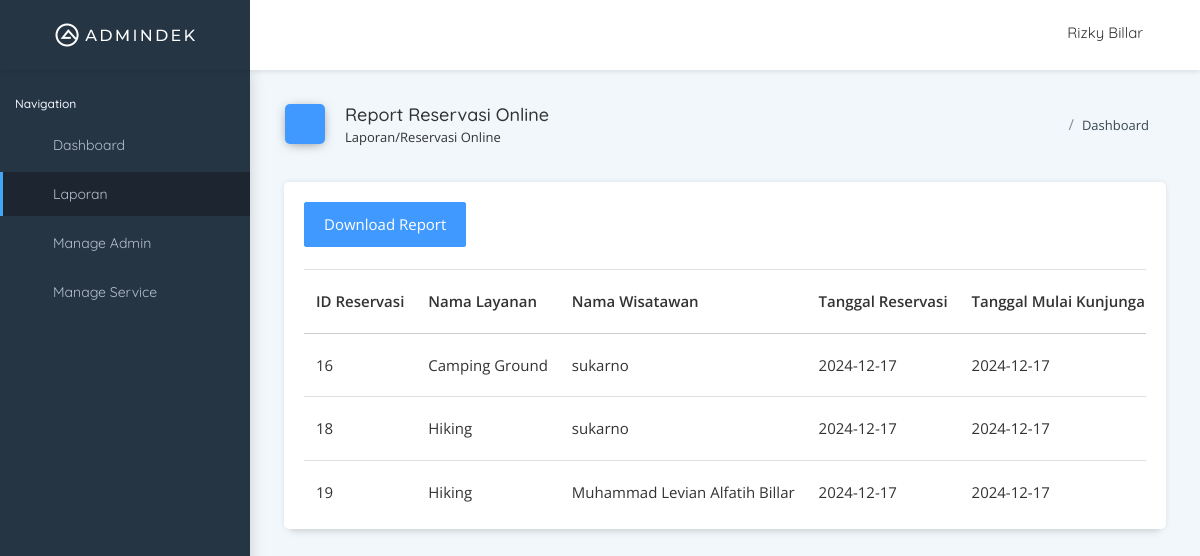
The page /campground/crm/manager/reservasionline.php (signed in) on the database its author committed.
### tables this page shows
CREATE TABLE `tb_manager` (
  `id_manager` int(11) NOT NULL,
  `name_manager` varchar(50) NOT NULL,
  `email_manager` varchar(50) NOT NULL,
  `phone_number_manager` varchar(15) NOT NULL,
  `password_manager` text NOT NULL
);

CREATE TABLE `tb_reservation` (
  `id_reservation` int(11) NOT NULL,
  `id_tourist` int(11) NOT NULL,
  `id_services` int(11) NOT NULL,
  `reservation_date` date NOT NULL,
  `visit_start_date` date NOT NULL,
  `visit_end_date` date NOT NULL,
  `payment_picture` text NOT NULL,
  `id_status` int(10) NOT NULL,
  `is_tools` tinyint(1) NOT NULL,
  `price` int(11) NOT NULL
);

CREATE TABLE `tb_services` (
  `id_services` int(11) NOT NULL,
  `name_services` varchar(50) NOT NULL,
  `desc_services` text NOT NULL,
  `price_services` float NOT NULL
);

CREATE TABLE `tb_tourist` (
  `id_tourist` int(11) NOT NULL,
  `name_tourist` varchar(50) NOT NULL,
  `email_tourist` varchar(50) NOT NULL,
  `phone_number_tourist` varchar(15) NOT NULL,
  `password_tourist` text NOT NULL
);

### campground/crm/manager/reservasionline.php (the view, shortened to what this page needs)
<?php
include '../db_connection.php';
$user_id = $_SESSION['user_id'];
$query = "SELECT name_manager FROM tb_manager WHERE id_manager = ?";
$stmt = $conn->prepare($query);
$stmt->bind_param("i", $user_id);
$stmt->execute();
$result = $stmt->get_result();
if ($result->num_rows > 0) {
    $user = $result->fetch_assoc();
    $username = $user['name_manager'];
} else {
    $username = "User not found";
}
$query_reservations = "
    SELECT
        tbrsv.id_reservation,
        tbs.name_services,
        tbtrst.name_tourist,
        tbrsv.reservation_date,
        tbrsv.visit_start_date,
        tbrsv.visit_end_date
    FROM
        tb_reservation tbrsv
    JOIN
        tb_tourist tbtrst ON tbtrst.id_tourist = tbrsv.id_tourist
    JOIN
        tb_services tbs ON tbs.id_services = tbrsv.id_services
    GROUP BY
        tbrsv.id_reservation ASC;
";
$result_reservations = $conn->query($query_reservations);
?>
<!DOCTYPE html>
<html lang="en">
<head>
    <link rel="stylesheet" type="text/css" href="css/bootstrap.min.css">
    <link rel="stylesheet" href="css/waves.min.css" type="text/css" media="all">
    <link rel="stylesheet" type="text/css" href="css/feather.css">
    <link rel="stylesheet" type="text/css" href="css/font-awesome-n.min.css">
    <link rel="stylesheet" href="css/chartist.css" type="text/css" media="all">
    <link rel="stylesheet" type="text/css" href="css/style.css">
    <link rel="stylesheet" type="text/css" href="css/widget.css">
</head>
<body>
    <div id="pcoded" class="pcoded">
        <div class="pcoded-container navbar-wrapper">
            <nav class="navbar header-navbar pcoded-header">
                <div class="navbar-wrapper">
                    <div class="navbar-logo">
                        <a href="index.php">
                            <img class="img-fluid" src="png/logo.png" alt="Theme-Logo" />
                        </a>
                        <a class="mobile-menu" id="mobile-collapse" href="#!">
                            <i class="feather icon-menu icon-toggle-right"></i>
                        </a>
                    </div>
                    <div class="navbar-container container-fluid">
                        <ul class="nav-left">
                            <li>
                                <a href="#!"
                                    onclick="if (!window.__cfRLUnblockHandlers) return false; javascript:toggleFullScreen()"
                                    class="waves-effect waves-light" data-cf-modified-d2d1d6e2f87cbebdf4013b26-="">
                                    <i class="full-screen feather icon-maximize"></i>
                                </a>
                            </li>
                        </ul>
                        <ul class="nav-right">
                            <li class="user-profile header-notification">
                                <div class="dropdown-primary dropdown">
                                    <div class="dropdown-toggle" data-toggle="dropdown">
                                        <span><?php echo $username; ?></span>
                                        <i class="feather icon-chevron-down"></i>
                                    </div>
                                </div>
                            </li>
                        </ul>
                    </div>
                </div>
            </nav>
            <div class="pcoded-main-container">
                <div class="pcoded-wrapper">
                    <nav class="pcoded-navbar">
                        <div class="nav-list">
                            <div class="pcoded-inner-navbar main-menu">
                                <div class="pcoded-navigation-label">Navigation</div>
                                <ul class="pcoded-item pcoded-left-item">
                                    <li class="pcoded-hasmenu">
                                        <a href="index.php" class="waves-effect waves-dark">
                                            <span class="pcoded-micon"><i class="feather icon-home"></i></span>
                                            <span class="pcoded-mtext">Dashboard</span>
                                        </a>
                                    </li>
                                    <li class="pcoded-hasmenu active">
                                        <a href="javascript:void(0)" class="waves-effect waves-dark">
                                            <span class="pcoded-micon"><i class="feather icon-sidebar"></i></span>
                                            <span class="pcoded-mtext">Laporan</span>
                                        </a>
                                    <li class="pcoded-hasmenu">
                                        <a href="manageadmin.php" class="waves-effect waves-dark">
                                            <span class="pcoded-micon"><i class="feather icon-command"></i></span>
                                            <span class="pcoded-mtext">Manage Admin</span>
                                        </a>
                                    </li>
                                    <li class="pcoded-hasmenu">
                                        <a href="manageservice.php" class="waves-effect waves-dark">
                                            <span class="pcoded-micon"><i class="feather icon-command"></i></span>
                                            <span class="pcoded-mtext">Manage Service</span>
                                        </a>
                                    </li>
                            </div>
                        </div>
                    </nav>
                    <div class="pcoded-content">
                        <div class="page-header card">
                            <div class="row align-items-end">
                                <div class="col-lg-8">
                                    <div class="page-header-title">
                                        <i class="feather icon-home bg-c-blue"></i>
                                        <div class="d-inline">
                                            <h5>Report Reservasi Online</h5>
                                            <span>Laporan/Reservasi Online</span>
                                        </div>
                                    </div>
                                </div>
                                <div class="col-lg-4">
                                    <div class="page-header-breadcrumb">
                                        <ul class=" breadcrumb breadcrumb-title">
                                            <li class="breadcrumb-item">
                                                <a href="index.php"><i class="feather icon-home"></i></a>
                                            </li>
                                            <li class="breadcrumb-item"><a href="#!">Dashboard</a> </li>
                                        </ul>
                                    </div>
                                </div>
                            </div>
                        </div>
                        <div class="pcoded-inner-content">
                            <div class="main-body">
                                <div class="page-wrapper">
                                    <div class="page-body">
                                        <div class="row">
                                            <div class="col-xl-12">
                                                <div class="card proj-progress-card">
                                                <div class="card-block p-b-0">
                                                <a href="generate_pdf_reservasi_online.php" class="btn btn-primary">Download Report</a>
                                                <br></br>
                                                    <div class="table-responsive">
                                                        <table class="table table-hover m-b-0">
                                                            <thead>
                                                                <tr>
                                                                    <th>ID Reservasi</th>
                                                                    <th>Nama Layanan</th>
                                                                    <th>Nama Wisatawan</th>
                                                                    <th>Tanggal Reservasi</th>
                                                                    <th>Tanggal Mulai Kunjungan</th>
                                                                </tr>
                                                            </thead>
                                                            <tbody>
                                                                <?php
                                                                if ($result_reservations->num_rows > 0) {
                                                                    while ($row = $result_reservations->fetch_assoc()) {
                                                                        echo '<tr>';
                                                                        echo '<td>' . $row['id_reservation'] . '</td>';
                                                                        echo '<td>' . $row['name_services'] . '</td>';
                                                                        echo '<td>' . $row['name_tourist'] . '</td>';
                                                                        echo '<td>' . $row['reservation_date'] . '</td>';
                                                                        echo '<td>' . $row['visit_start_date'] . '</td>';
                                                                        echo '</tr>';
                                                                    }
                                                                } else {
                                                                    echo '<tr><td colspan="6">No reservations available.</td></tr>';
                                                                }
                                                                ?>
                                                            </tbody>
                                                        </table>
                                                    </div>
                                                </div>
                                                </div>
                                            </div>
                                        </div>
                                    </div>
                                </div>
                            </div>
                        </div>
                    </div>
                </div>
            </div>
        </div>
    </div>
</body>
</html>

### campground/crm/manager/css/feather.css (style rules this page uses)
.feather { font-family:feather!important;speak:none;font-style:normal;font-weight:400;font-variant:normal;text-transform:none;line-height:1;-webkit-font-smoothing:antialiased;-moz-osx-font-smoothing:grayscale }
.icon-chevron-down:before { content:"\e842" }
.icon-home:before { content:"\e87a" }
.icon-menu:before { content:"\e88f" }
.icon-sidebar:before { content:"\e8c6" }
.icon-toggle-right:before { content:"\e8d9" }
.icon-command:before { content:"\e8fb" }
.icon-maximize:before { content:"\e908" }

### rows shown on the page
tb_manager: name_manager "Rizky Billar"
tb_reservation: id_reservation "16", id_services.name_services "Camping Ground", id_tourist.name_tourist "sukarno", reservation_date "2024-12-17", visit_start_date "2024-12-17"
tb_reservation: id_reservation "18", id_services.name_services "Hiking", id_tourist.name_tourist "sukarno", reservation_date "2024-12-17", visit_start_date "2024-12-17"
tb_reservation: id_reservation "19", id_services.name_services "Hiking", id_tourist.name_tourist "Muhammad Levian Alfatih Billar", reservation_date "2024-12-17", visit_start_date "2024-12-17"
